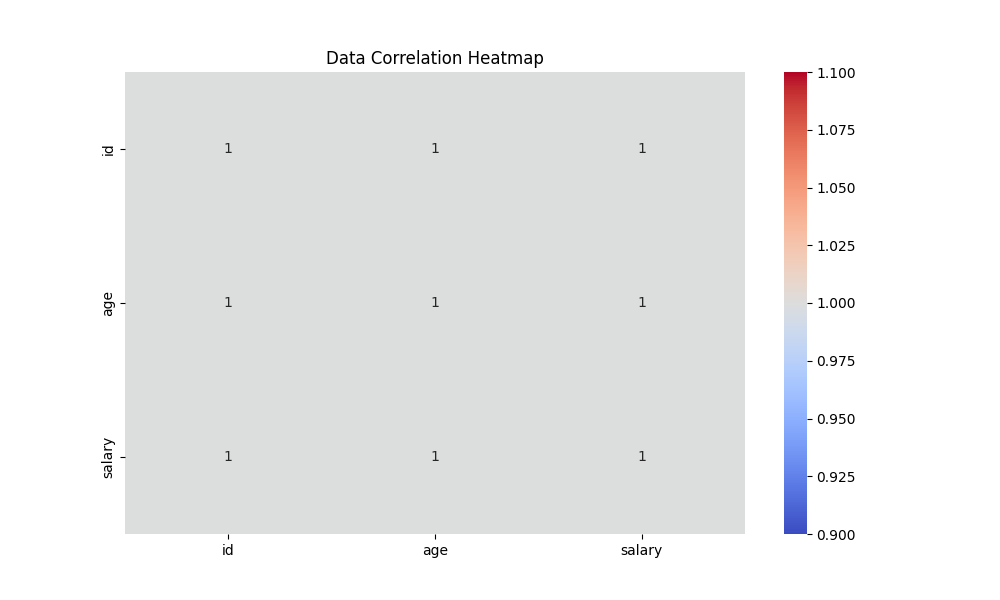

The Python source for this figure:
import pandas as pd
import seaborn as sns
import matplotlib.pyplot as plt

# Load the sample dataset
df = pd.read_csv("sample_data.csv")

# Compute correlation matrix
corr_matrix = df.corr()

# Plot heatmap
plt.figure(figsize=(10, 6))
sns.heatmap(corr_matrix, annot=True, cmap="coolwarm", fmt=".2f")
plt.title("Data Correlation Heatmap")
plt.show()
